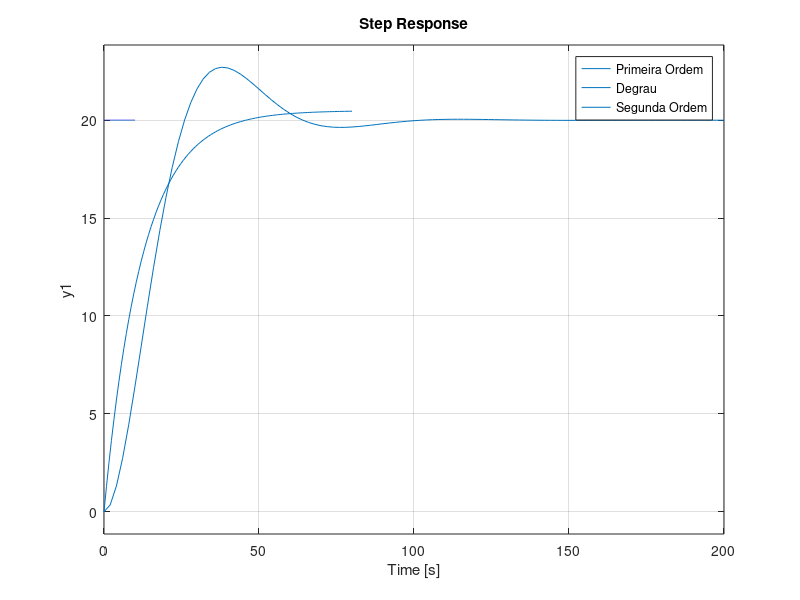

Write MATLAB code to recreate this figure.

tau = [11 13.48 12.23 10.5 14.01];
tauM = mean(tau);
k = [1.0135 1.0045 1.0545 1.0375 1.0125];
kM = mean(k);

MP = [0.13 0.1 0.08 0.11]
MPm = mean(MP);
zeta = (1-MPm)*0.6;
ts = [84 82 77 94 85 105];
tsM = mean(ts);
wn = 4.6/(tsM*zeta);

num1 = [kM];
den1 = [tauM 1];
prim = tf(num1, den1);
degr = tf(20,1);

num2 = [wn*wn];
den2 = [1 2*zeta*wn wn*wn];
seg = tf(num2, den2);

segn = tf(1, [1/wn^2 2*zeta/wn 1])

denComp = [2 1];
primComp = tf(den1,denComp)

tcom = linspace(0,50,1);
step(20*prim)
hold on;
ref = step(degr);
step(degr)
hold on;
step(20*seg);

legend('Primeira Ordem','Degrau', 'Segunda Ordem');
